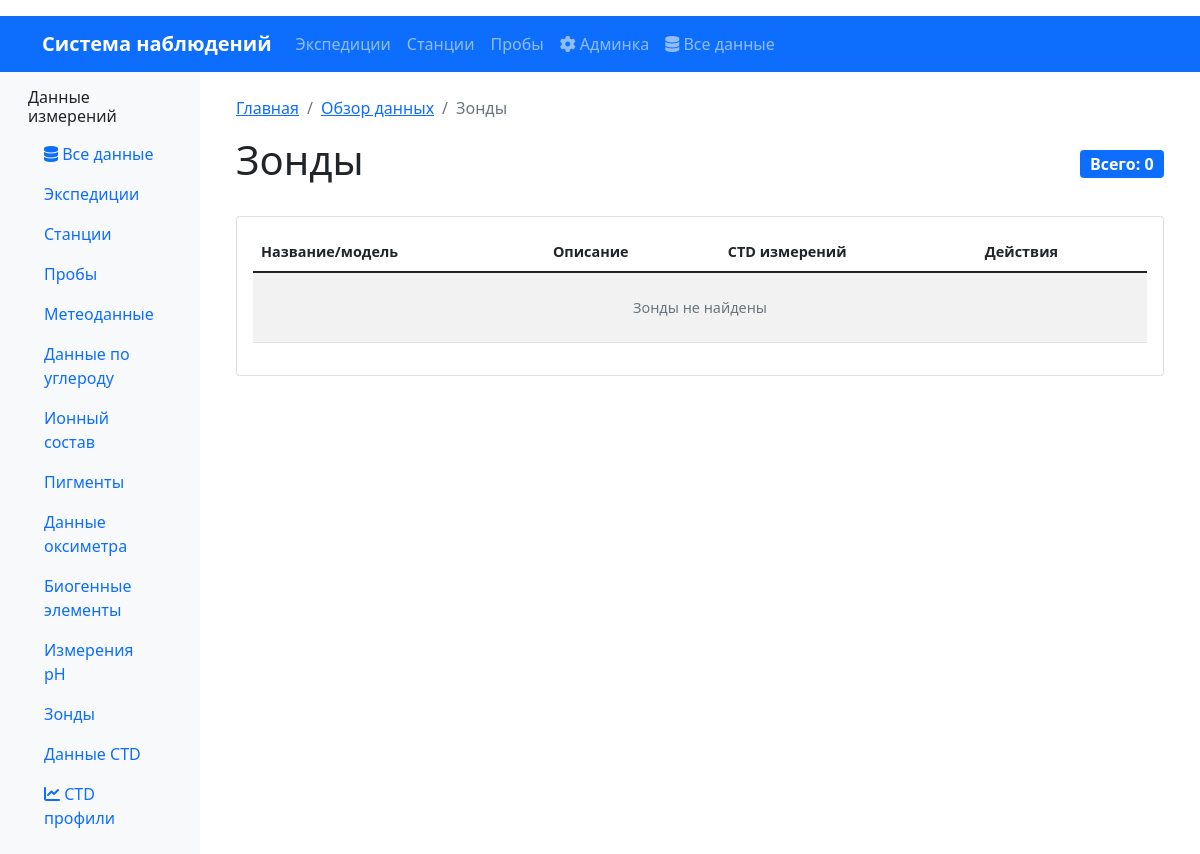
The app's page /data/probes/, older data.
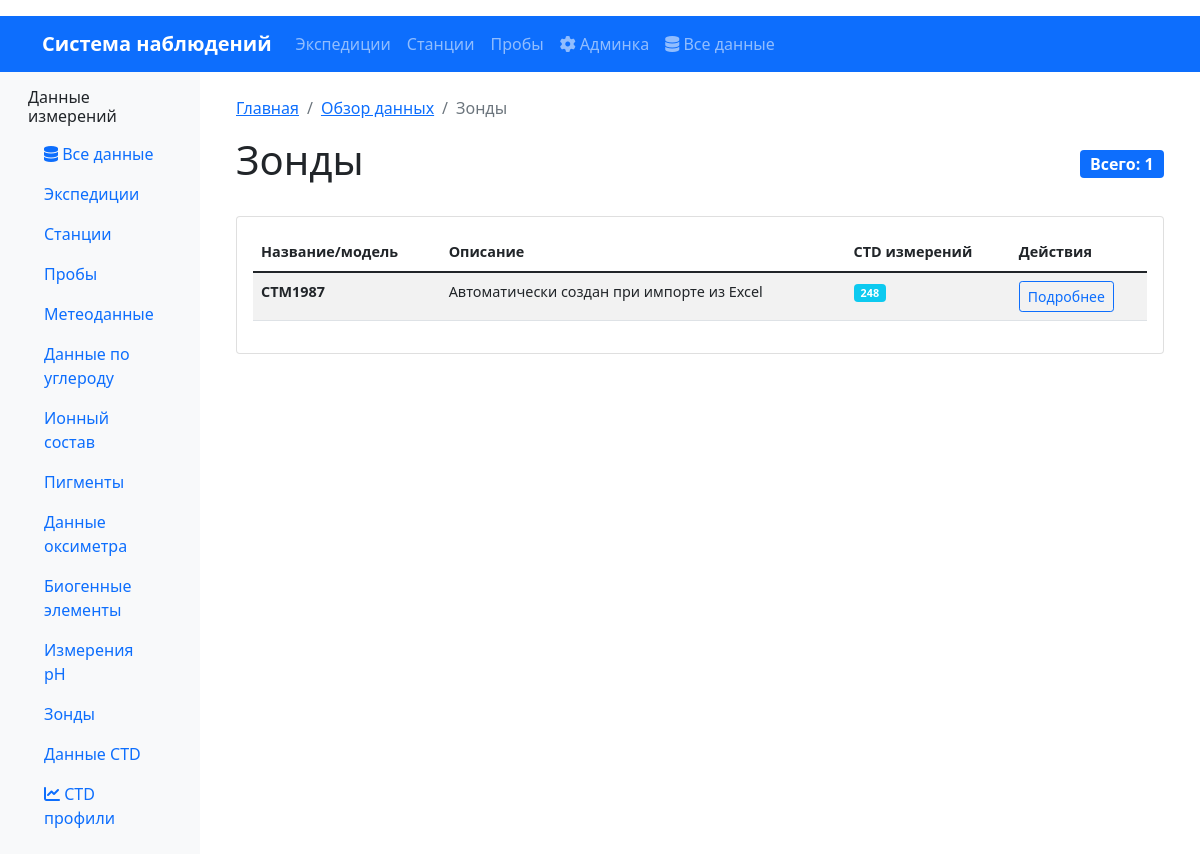
The same page, newer data.
### oceanography/models.py (models this page shows, shortened)
class Probe(models.Model):
    probe_id = models.AutoField(primary_key=True)
    probe_name = models.CharField(max_length=100, verbose_name="Название/модель зонда")
    description = models.TextField(blank=True, verbose_name="Описание характеристик")
    class Meta:
        db_table = 'probes'
        verbose_name = "Зонд"
        verbose_name_plural = "Зонды"

### oceanography/views.py (the view)
# urls.py: path('data/probes/', ProbeDataView.as_view(), name='data_probes'),
class ProbeDataView(ListView):
    model = Probe
    template_name = 'oceanography/data_probes.html'
    context_object_name = 'probes'
    paginate_by = 50
    def get_queryset(self):
        return Probe.objects.annotate(
            ctd_measurements_count=Count('ctd_measurements')
        ).order_by('probe_name')
    def get_context_data(self, **kwargs):
        context = super().get_context_data(**kwargs)
        context['breadcrumbs'] = [
            {'url': reverse('oceanography:home'), 'name': 'Главная'},
            {'url': reverse('oceanography:data_overview'), 'name': 'Обзор данных'},
            {'url': '', 'name': 'Зонды'}
        ]
        return context

### oceanography/templates/oceanography/data_probes.html (shortened to what this page needs)
{% extends 'base.html' %}
{% load humanize %}
{% block content %}
    {% include 'include/_breadcrumbs.html' %}
    <div class="d-flex justify-content-between align-items-center mb-4">
        <h1>Зонды</h1>
        <span class="badge bg-primary fs-6">Всего: {{ probes.count|intcomma }}</span>
    </div>
    <div class="card">
        <div class="card-body">
            <div class="table-responsive">
                <table class="table table-striped table-hover data-table">
                    <thead>
                        <tr>
                            <th>Название/модель</th>
                            <th>Описание</th>
                            <th>CTD измерений</th>
                            <th>Действия</th>
                        </tr>
                    </thead>
                    <tbody>
                        {% for probe in probes %}
                        <tr>
                            <td>
                                <strong>{{ probe.probe_name }}</strong>
                            </td>
                            <td>
                                {% if probe.description %}
                                    {{ probe.description|truncatewords:10 }}
                                {% else %}
                                    <span class="text-muted">Описание отсутствует</span>
                                {% endif %}
                            </td>
                            <td>
                                <span class="badge bg-info">{{ probe.ctd_measurements_count }}</span>
                            </td>
                            <td>
                                <a href="#" class="btn btn-sm btn-outline-primary">
                                    Подробнее
                                </a>
                            </td>
                        </tr>
                        {% empty %}
                        <tr>
                            <td colspan="4" class="text-center text-muted py-4">
                                Зонды не найдены
                            </td>
                        </tr>
                        {% endfor %}
                    </tbody>
                </table>
            </div>
        </div>
    </div>
{% endblock %}

Row changes from the older to the newer data that the page shows:
added Probe: probe_name "CTM1987", description "Автоматически создан при импорте из Excel", ctd_measurements_count "248"
Text that changed along with them:
{{ probes.count|intcomma }}: "0" → "1"
text no longer shown: "Зонды не найдены"
